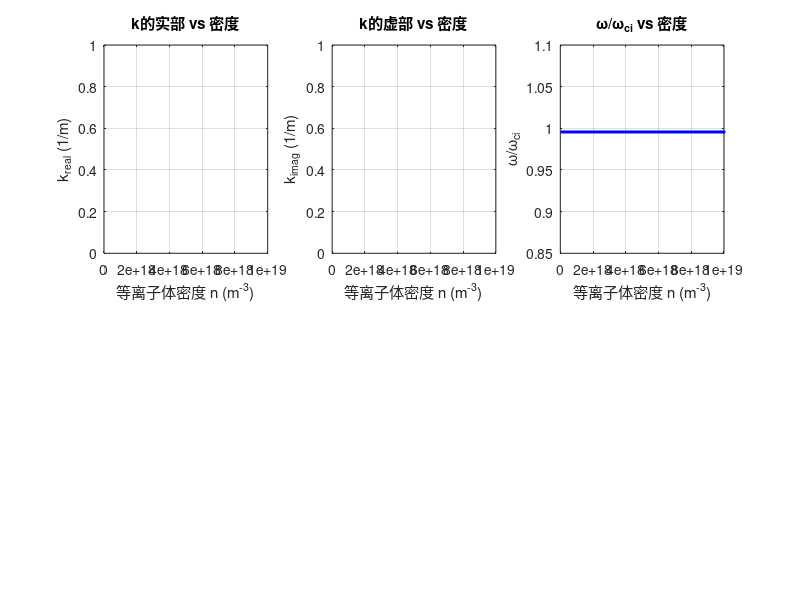

Here is the MATLAB script that generated this plot: (Note: this script raises an error after producing the figure.)
% 基于k_solver.m的参数扫描程序
% 扫描等离子体密度，磁场固定为0.5T
clear; clc;

% 基本常数
e = 1.602e-19;           % 元电荷 (C)
me = 9.11e-31;           % 电子质量 (kg)
mi = 40*1.67e-27;        % 质子质量 (kg)
eps0 = 8.854e-12;        % 真空介电常数 (F/m)
c = 3e8;                 % 光速 (m/s)
kB = 1.38e-23;           % 玻尔兹曼常数 (J/K)

% VASIMR ICRH 典型参数
f = 190e3;               % 驱动频率 (Hz) - 固定为190kHz
Te_eV = 3;               % 电子温度 (eV)
Ti_eV = 0.3;             % 离子温度 (eV)
Te = Te_eV * e / kB;     % 电子温度 (K)
Ti = Ti_eV * e / kB;     % 离子温度 (K)
Tperp_e = 10*Te;         % 电子垂直温度 (K)
Tpara_e = 1*Te;          % 电子平行温度 (K)
Tperp_i = 10*Ti;         % 离子垂直温度 (K)
Tpara_i = 1*Ti;          % 离子平行温度 (K)

% 固定参数
omega = 2*pi*f;          % 角频率 (rad/s)
B0 = 0.5;                % 磁场强度 (T)

% 扫描参数
density_values = linspace(1e17, 1e19, 100); % 密度范围 (m^-3)
num_n = length(density_values);

% 存储结果
k_real_results = zeros(1, num_n);
k_imag_results = zeros(1, num_n);
omega_ci_results = zeros(1, num_n);
omega_ce_results = zeros(1, num_n);
success_flag = zeros(1, num_n);

fprintf('开始等离子体密度扫描...\n');
fprintf('磁场: %.2f T\n', B0);
fprintf('密度范围: %.1e - %.1e m^-3\n', min(density_values), max(density_values));
fprintf('扫描点数: %d\n\n', num_n);

% 色散函数Z(ξ)的实现 - 使用faddeeva.m
Z = @(xi)  1i*sqrt(pi)*faddeeva(xi,16);

% Z0(ξ)的实现
Z0 = @(xi, kpar) Z(xi) .* (real(kpar) > 0) - Z(-xi) .* (real(kpar) < 0);

% 谐波数
n_e = 1;                              % 电子谐波数
n_i = 1;                              % 离子谐波数
V_e = 0;                              % 电子漂移速度
V_i = 0;                              % 离子漂移速度

% 完整色散方程（包含电子和离子）- 归一化版本
function F = my_disp_eq(kpar, omega, omega_pe, omega_pi, c, A1e, A1i, xi_n_e, xi_n_i, Z0)
    Ae = A1e(kpar);
    Ai = A1i(kpar);
    xi_e = xi_n_e(kpar);
    xi_i = xi_n_i(kpar);
    Z_e = Z0(xi_e, kpar);
    Z_i = Z0(xi_i, kpar);
    F = (kpar.^2 * c^2 - omega^2 - omega_pe^2 * Ae - omega_pi^2 * Ai) / c^2;
end

% 主扫描循环
for i = 1:num_n
    ne = density_values(i);
    ni = ne; % 假设准中性
    
    % 计算当前密度下的参数
    omega_pe = sqrt(ne*e^2/(eps0*me));    % 电子等离子体频率
    omega_pi = sqrt(ni*e^2/(eps0*mi));    % 离子等离子体频率
    omega_ce = e*B0/me;                   % 电子回旋频率
    omega_ci = e*B0/mi;                   % 离子回旋频率
    
    % 热速 (K -> m/s)
    w_para_e = sqrt(2*kB*Te/me);          % 电子平行热速
    w_para_i = sqrt(2*kB*Ti/mi);          % 离子平行热速
    
    % xi_n^l(kpar)的实现
    xi_n_e = @(kpar) (omega - kpar*V_e - n_e*omega_ce) ./ (kpar*w_para_e);
    xi_n_i = @(kpar) (omega - kpar*V_i - n_i*omega_ci) ./ (kpar*w_para_i);
    
    % A_{+1}^l(kpar)的实现
    A1e = @(kpar) (Tperp_e-Tpara_e)/(omega*Tpara_e) + ...
        ( (xi_n_e(kpar)*Tperp_e)/(omega*Tpara_e) + n_e*omega_ce./(omega*kpar*w_para_e) ) .* Z0(xi_n_e(kpar), kpar);
    
    A1i = @(kpar) (Tperp_i-Tpara_i)/(omega*Tpara_i) + ...
        ( (xi_n_i(kpar)*Tperp_i)/(omega*Tpara_i) + n_i*omega_ci./(omega*kpar*w_para_i) ) .* Z0(xi_n_i(kpar), kpar);
    
    % 初始猜测
    k0 = (0.1 + 0.001i) * omega / c;
    
    % 尝试求解
    try
        options = optimset('Display','off','TolFun',1e-10,'TolX',1e-10);
        kpar_sol = fsolve(@(kpar) my_disp_eq(kpar, omega, omega_pe, omega_pi, c, A1e, A1i, xi_n_e, xi_n_i, Z0), k0, options);
        
        % 存储结果
        k_real_results(i) = real(kpar_sol);
        k_imag_results(i) = imag(kpar_sol);
        omega_ci_results(i) = omega_ci;
        omega_ce_results(i) = omega_ce;
        success_flag(i) = 1;
        
        fprintf('  成功: n = %.2e, k = %.6e + %.6ei 1/m\n', ne, real(kpar_sol), imag(kpar_sol));
        
    catch ME
        fprintf('  失败: n = %.2e, %s\n', ne, ME.message);
        k_real_results(i) = NaN;
        k_imag_results(i) = NaN;
        omega_ci_results(i) = omega_ci;
        omega_ce_results(i) = omega_ce;
        success_flag(i) = 0;
    end
end

% 输出结果
fprintf('\n=== 扫描结果 ===\n');
fprintf('n(m^-3)\t\tomega_ci(rad/s)\t\tomega/omega_ci\t\tk_real(1/m)\t\tk_imag(1/m)\t\t状态\n');
fprintf('--------\t\t-------------\t\t-------------\t\t----------\t\t----------\t\t----\n');

for i = 1:num_n
    if success_flag(i)
        fprintf('%.2e\t%.2e\t%.3f\t%.6e\t%.6e\t成功\n', ...
            density_values(i), omega_ci_results(i), omega/omega_ci_results(i), ...
            k_real_results(i), k_imag_results(i));
    else
        fprintf('%.2e\t%.2e\t%.3f\t%s\t%s\t失败\n', ...
            density_values(i), omega_ci_results(i), omega/omega_ci_results(i), ...
            'NaN', 'NaN');
    end
end

% 绘制结果
figure('Position', [100, 100, 1200, 800]);

% 子图1: k的实部
subplot(2, 3, 1);
plot(density_values, k_real_results, 'b-*', 'LineWidth', 1, 'MarkerSize', 2)
xlabel('等离子体密度 n (m^{-3})');
ylabel('k_{real} (1/m)');
title('k的实部 vs 密度');
grid on;

% 子图2: k的虚部
subplot(2, 3, 2);
plot(density_values, k_imag_results, 'b-*', 'LineWidth', 1, 'MarkerSize', 2);
xlabel('等离子体密度 n (m^{-3})');
ylabel('k_{imag} (1/m)');
title('k的虚部 vs 密度');
grid on;

% 子图3: omega/omega_ci比值
subplot(2, 3, 3);
omega_ci_ratio = omega ./ omega_ci_results;
plot(density_values, omega_ci_ratio, 'b-*', 'LineWidth', 1, 'MarkerSize', 2)
xlabel('等离子体密度 n (m^{-3})');
ylabel('\omega/\omega_{ci}');
title('\omega/\omega_{ci} vs 密度');
grid on;
yline(1, '--k', 'LineWidth', 1); % 标记共振线

% 子图4: 归一化的k实部
subplot(2, 3, 4);
k_real_norm = c * k_real_results ./ omega_ci_results;
plot(density_values, k_real_norm, 'b-*', 'LineWidth', 1, 'MarkerSize', 2)
xlabel('等离子体密度 n (m^{-3})');
ylabel('c*k_{real}/\omega_{ci}');
title('归一化k实部 vs 密度');
grid on;

% 子图5: 归一化的k虚部
subplot(2, 3, 5);
k_imag_norm = c * k_imag_results ./ omega_ci_results;
plot(density_values, k_imag_norm, 'b-*', 'LineWidth', 1, 'MarkerSize', 2)
xlabel('等离子体密度 n (m^{-3})');
ylabel('c*k_{imag}/\omega_{ci}');
title('归一化k虚部 vs 密度');
grid on;

% 子图6: 成功/失败状态
subplot(2, 3, 6);
bar(density_values, success_flag, 'FaceColor', 'b', 'EdgeColor', 'k');
xlabel('等离子体密度 n (m^{-3})');
ylabel('求解状态');
title('求解成功/失败状态');
ylim([0, 1.2]);
yticks([0, 1]);
yticklabels({'失败', '成功'});
grid on;

% 保存结果到文件
results_table = table(density_values', omega_ci_results', omega_ce_results', ...
    omega./omega_ci_results', k_real_results', k_imag_results', ...
    success_flag', ...
    'VariableNames', {'n_m3', 'omega_ci_rad_s', 'omega_ce_rad_s', ...
    'omega_omega_ci_ratio', 'k_real_1_m', 'k_imag_1_m', 'success'});

writetable(results_table, 'k_solver_scan_n_results.csv');
fprintf('\n结果已保存到 k_solver_scan_n_results.csv\n');

% 分析共振区域
fprintf('\n=== 共振分析 ===\n');
resonance_idx = find(abs(omega_ci_ratio - 1) < 0.1);
if ~isempty(resonance_idx)
    fprintf('在以下密度值附近接近共振 (|omega/omega_ci - 1| < 0.1):\n');
    for i = 1:length(resonance_idx)
        idx = resonance_idx(i);
        fprintf('  n = %.2e m^-3, omega/omega_ci = %.3f\n', ...
            density_values(idx), omega_ci_ratio(idx));
    end
else
    fprintf('在扫描范围内未发现接近共振的情况\n');
end

% faddeeva函数实现（移植自faddeeva.m）
function w = faddeeva(z,N)
if nargin<2, N = []; end
if isempty(N), N = 16; end
w = zeros(size(z)); % initialize output
% for purely imaginary-valued inputs, use erf as is if z is real
idx = real(z)==0; %
w(idx) = exp(-z(idx).^2).*erfc(imag(z(idx)));
if all(idx), return; end
idx = ~idx;
% for complex-valued inputs
% make sure all points are in the upper half-plane (positive imag. values)
idx1 = idx & imag(z)<0;
z(idx1) = conj(z(idx1));
M = 2*N;
M2 = 2*M;
k = (-M+1:1:M-1)'; % 注意这里的 ' 不能去掉
L = sqrt(N/sqrt(2)); % Optimal choice of L.
theta = k*pi/M;
t = L*tan(theta/2); % Variables theta and t.
f = exp(-t.^2).*(L^2+t.^2);
f = [0; f]; % Function to be transformed.
a = real(fft(fftshift(f)))/M2; % Coefficients of transform.
a = flipud(a(2:N+1)); % Reorder coefficients.
Z = (L+1i*z(idx))./(L-1i*z(idx));
p = polyval(a,Z); % Polynomial evaluation.
w(idx) = 2*p./(L-1i*z(idx)).^2 + (1/sqrt(pi))./(L-1i*z(idx)); % Evaluate w(z).
% convert the upper half-plane results to the lower half-plane if necesary
w(idx1) = conj(2*exp(-z(idx1).^2) - w(idx1));
end
